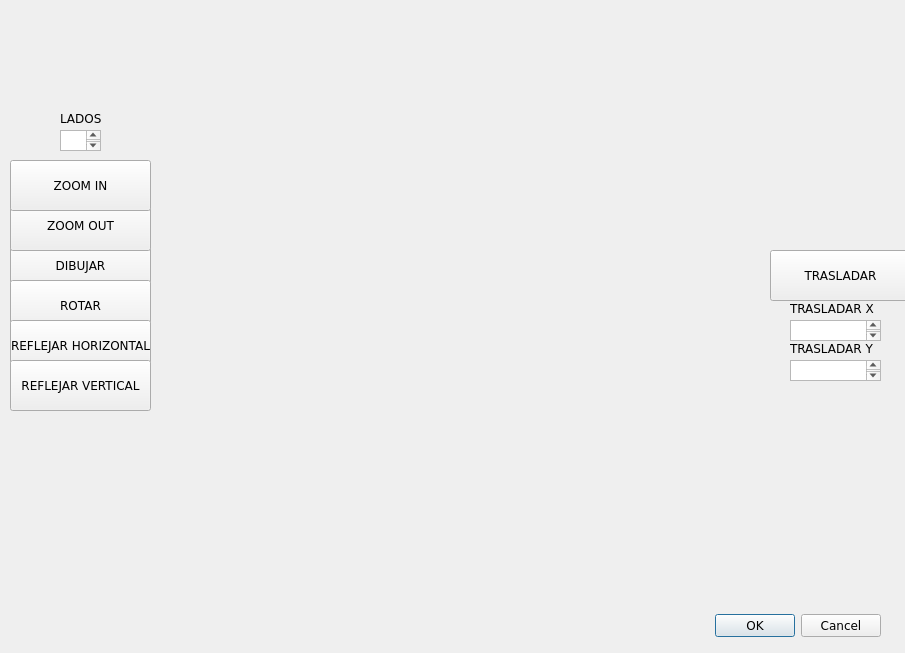
<?xml version="1.0" encoding="UTF-8"?>
<ui version="4.0">
 <class>poligono</class>
 <widget class="QDialog" name="poligono">
  <property name="geometry">
   <rect>
    <x>0</x>
    <y>0</y>
    <width>905</width>
    <height>653</height>
   </rect>
  </property>
  <property name="windowTitle">
   <string>Dialog</string>
  </property>
  <widget class="QDialogButtonBox" name="buttonBox">
   <property name="geometry">
    <rect>
     <x>540</x>
     <y>610</y>
     <width>341</width>
     <height>32</height>
    </rect>
   </property>
   <property name="font">
    <font>
     <family>Verdana</family>
    </font>
   </property>
   <property name="orientation">
    <enum>Qt::Horizontal</enum>
   </property>
   <property name="standardButtons">
    <set>QDialogButtonBox::Cancel|QDialogButtonBox::Ok</set>
   </property>
  </widget>
  <widget class="QTextEdit" name="ladosPoliTxt">
   <property name="geometry">
    <rect>
     <x>60</x>
     <y>130</y>
     <width>41</width>
     <height>21</height>
    </rect>
   </property>
   <property name="font">
    <font>
     <family>Verdana</family>
    </font>
   </property>
  </widget>
  <widget class="QLabel" name="label">
   <property name="geometry">
    <rect>
     <x>60</x>
     <y>110</y>
     <width>59</width>
     <height>16</height>
    </rect>
   </property>
   <property name="font">
    <font>
     <family>Verdana</family>
    </font>
   </property>
   <property name="text">
    <string>LADOS</string>
   </property>
  </widget>
  <widget class="QPushButton" name="pushButton">
   <property name="geometry">
    <rect>
     <x>10</x>
     <y>240</y>
     <width>141</width>
     <height>51</height>
    </rect>
   </property>
   <property name="font">
    <font>
     <family>Verdana</family>
    </font>
   </property>
   <property name="text">
    <string>DIBUJAR</string>
   </property>
  </widget>
  <widget class="QPushButton" name="pushButton_2">
   <property name="geometry">
    <rect>
     <x>10</x>
     <y>280</y>
     <width>141</width>
     <height>51</height>
    </rect>
   </property>
   <property name="font">
    <font>
     <family>Verdana</family>
    </font>
   </property>
   <property name="text">
    <string>ROTAR</string>
   </property>
  </widget>
  <widget class="QPushButton" name="pushButton_3">
   <property name="geometry">
    <rect>
     <x>10</x>
     <y>200</y>
     <width>141</width>
     <height>51</height>
    </rect>
   </property>
   <property name="font">
    <font>
     <family>Verdana</family>
    </font>
   </property>
   <property name="text">
    <string>ZOOM OUT</string>
   </property>
  </widget>
  <widget class="QPushButton" name="pushButton_4">
   <property name="geometry">
    <rect>
     <x>10</x>
     <y>160</y>
     <width>141</width>
     <height>51</height>
    </rect>
   </property>
   <property name="font">
    <font>
     <family>Verdana</family>
    </font>
   </property>
   <property name="text">
    <string>ZOOM IN</string>
   </property>
  </widget>
  <widget class="QPushButton" name="pushButton_5">
   <property name="geometry">
    <rect>
     <x>770</x>
     <y>250</y>
     <width>141</width>
     <height>51</height>
    </rect>
   </property>
   <property name="font">
    <font>
     <family>Verdana</family>
    </font>
   </property>
   <property name="text">
    <string>TRASLADAR</string>
   </property>
  </widget>
  <widget class="QTextEdit" name="transX">
   <property name="geometry">
    <rect>
     <x>790</x>
     <y>320</y>
     <width>91</width>
     <height>21</height>
    </rect>
   </property>
   <property name="font">
    <font>
     <family>Verdana</family>
    </font>
   </property>
  </widget>
  <widget class="QTextEdit" name="transY">
   <property name="geometry">
    <rect>
     <x>790</x>
     <y>360</y>
     <width>91</width>
     <height>21</height>
    </rect>
   </property>
   <property name="font">
    <font>
     <family>Verdana</family>
    </font>
   </property>
  </widget>
  <widget class="QLabel" name="label_2">
   <property name="geometry">
    <rect>
     <x>790</x>
     <y>300</y>
     <width>91</width>
     <height>16</height>
    </rect>
   </property>
   <property name="font">
    <font>
     <family>Verdana</family>
    </font>
   </property>
   <property name="text">
    <string>TRASLADAR X</string>
   </property>
  </widget>
  <widget class="QLabel" name="label_3">
   <property name="geometry">
    <rect>
     <x>790</x>
     <y>340</y>
     <width>91</width>
     <height>16</height>
    </rect>
   </property>
   <property name="font">
    <font>
     <family>Verdana</family>
    </font>
   </property>
   <property name="text">
    <string>TRASLADAR Y</string>
   </property>
  </widget>
  <widget class="QPushButton" name="pushButton_6">
   <property name="geometry">
    <rect>
     <x>10</x>
     <y>320</y>
     <width>141</width>
     <height>51</height>
    </rect>
   </property>
   <property name="font">
    <font>
     <family>Verdana</family>
    </font>
   </property>
   <property name="text">
    <string>REFLEJAR HORIZONTAL</string>
   </property>
  </widget>
  <widget class="QPushButton" name="pushButton_7">
   <property name="geometry">
    <rect>
     <x>10</x>
     <y>360</y>
     <width>141</width>
     <height>51</height>
    </rect>
   </property>
   <property name="font">
    <font>
     <family>Verdana</family>
    </font>
   </property>
   <property name="text">
    <string>REFLEJAR VERTICAL</string>
   </property>
  </widget>
 </widget>
 <resources/>
 <connections>
  <connection>
   <sender>buttonBox</sender>
   <signal>accepted()</signal>
   <receiver>poligono</receiver>
   <slot>accept()</slot>
   <hints>
    <hint type="sourcelabel">
     <x>248</x>
     <y>254</y>
    </hint>
    <hint type="destinationlabel">
     <x>157</x>
     <y>274</y>
    </hint>
   </hints>
  </connection>
  <connection>
   <sender>buttonBox</sender>
   <signal>rejected()</signal>
   <receiver>poligono</receiver>
   <slot>reject()</slot>
   <hints>
    <hint type="sourcelabel">
     <x>316</x>
     <y>260</y>
    </hint>
    <hint type="destinationlabel">
     <x>286</x>
     <y>274</y>
    </hint>
   </hints>
  </connection>
 </connections>
</ui>
